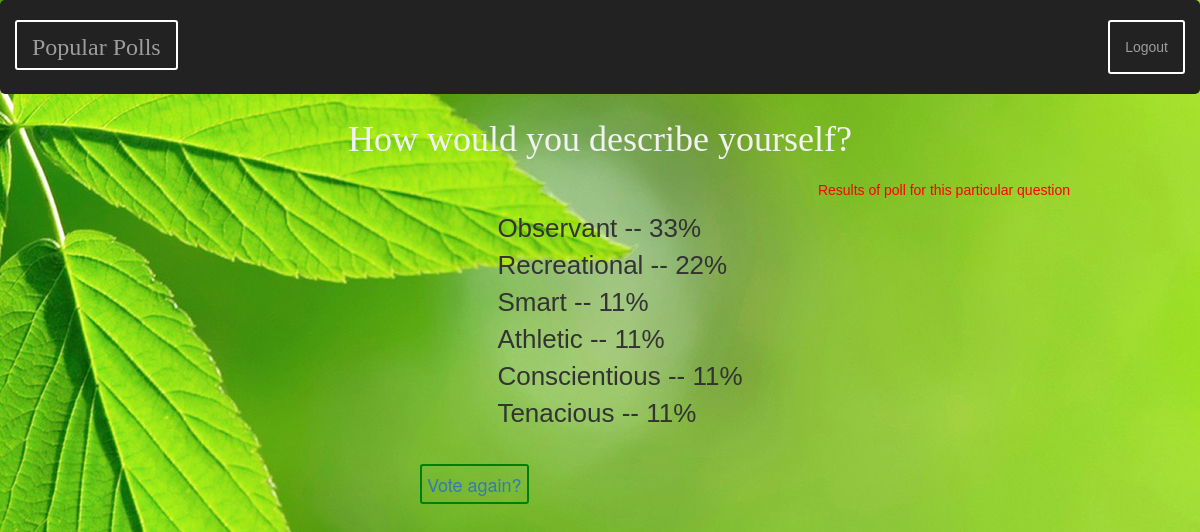
The page /polls/4/results/ on the database its author committed.
### polls/models.py (models this page shows, shortened)
class Question(models.Model):
	question_text = models.CharField(max_length=200)
	pub_date = models.DateTimeField('date published')
	def was_published_recently(self):
		now = timezone.now()
		return now - datetime.timedelta(days=1) <= self.pub_date <=now
	was_published_recently.admin_order_field = 'pub_date'
	was_published_recently.boolean = True
	was_published_recently.short_description = 'Published recently?'

class Choice(models.Model):
	question = models.ForeignKey(Question)
	choice_text = models.CharField(max_length=200)
	votes = models.IntegerField(default=0)
	percent = models.IntegerField(default=0)

### polls/views.py (the view)
# urls.py: url(r'^(?P<pk>\d+)/results/$', views.ResultsView.as_view(), name='results'),
class ResultsView(generic.DetailView):
	model = Question
	template_name = 'polls/results.html'

### polls/templates/polls/results.html (shortened to what this page needs)
{% extends 'polls/base.html' %}
{% block body %}
	<div class="center colortext2"><h1 class="quest_head">{{ question.question_text }}</h1></div>
	<p class="center smallnote">Results of poll for this particular question</p>
	<ul class="result_shown">
		{% for choice in question.choice_set.all %}
			<li class="result_s">{{ choice.choice_text }} -- {{ choice.percent }}%</li>
		{% endfor %}
	</ul>
	<div class="la"><a class="l1" href="{% url 'polls:detail' question.id %}">Vote again?</a></div>
{% endblock %}

### polls/templates/polls/base.html (shortened to what this page needs)
<link rel="stylesheet" href="http://maxcdn.bootstrapcdn.com/bootstrap/3.3.6/css/bootstrap.min.css">
{% load staticfiles %}
<link rel="stylesheet" type="text/css" href="{% static 'polls/style.css' %}" />
        <nav id="header" class="navbar-inverse navbar-fixed-top round">
            <div id="header-container" class="container navbar-container">
                <div class="navbar-header">
                    <a id="brand" class="navbar-brand" href="{% url 'polls:index' %}">Popular Polls</a>
                </div>
                <div id="navbar" class="collapse navbar-collapse l3">
                    <ul class="nav navbar-nav l4">
                        <li><a href="{% url 'polls:logout_user' %}">Logout</a></li>
                    </ul>
                </div>
            </div>
        </nav>
{% block body %}
{% endblock %}

### polls/static/polls/style.css (style rules this page uses)
.l3 { float:right; }
.l4 { border:2px solid white; border-radius: 3px; }
.navbar-brand { border-radius: 3px; border:2px solid white; font-size: 24px; font-family: 'Satisfy' , cursive; }
.navbar-container { padding: 20px 0 20px 0; }
.round { border-radius: 5px; }
.navbar-brand.fixed-theme, .navbar-container.fixed-theme, .navbar.navbar-fixed-top.fixed-theme, .navbar-brand, .navbar-container { transition: 0.8s; -webkit-transition: 0.8s; }
ul { display:table; margin: 0 auto; }
li a { cursor: hand; font-family: "Comic Sans MS", cursive, sans-serif; color: black; }
.center { margin: auto; width: 80%; padding: 10px; }
.quest_head { color: #f2f2f2; width:100%; text-align: center; }
.colortext2 { padding: 0; width:70%; font-family: "Times New Roman", Times, serif; color:blue; }
.result_shown { list-style-type: none; }
.result_s { margin:auto; font-size: 26px; font-family: "Comic Sans MS", cursive, sans-serif; }
.smallnote { text-align: right; color:red; font-family: "Arial ", "Arial ", Gadget, sans-serif; font-size: 14px; font-style: normal; font-variant: normal; font-weight: 400; line-height: 20px; }
.la { font-size: large; margin: auto; width:30%; margin-top: 40px; }
.l1 { padding: 5px; border: 2px solid green; border-radius: 3px }

### rows shown on the page
Question: question_text "How would you describe yourself?"
Choice: choice_text "Observant", percent "33"
Choice: choice_text "Recreational", percent "22"
Choice: choice_text "Smart", percent "11"
Choice: choice_text "Athletic", percent "11"
Choice: choice_text "Conscientious", percent "11"
Choice: choice_text "Tenacious", percent "11"
